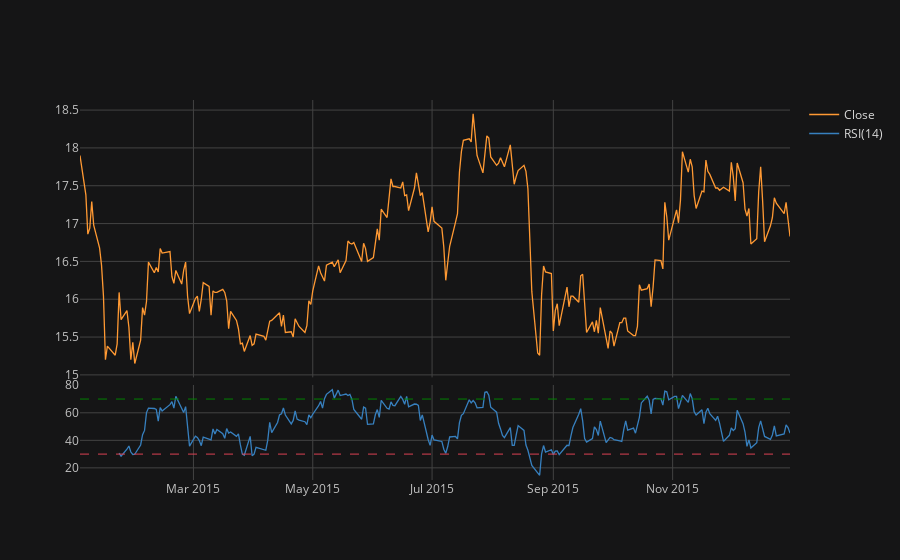

The cell this chart's notebook holds for it:
### Code cell
bac_15['Close'].ta_plot(study='rsi',periods=14,theme = 'solar')

### Figure 1 — Plotly figure (JSON) as saved in the notebook; plotly's stock layout.template omitted (floating-point values rounded to 4 significant figures; data arrays with more than 128 entries replaced by an {"elided": "..."} marker saying what was removed)
{"data": [{"line": {"color": "rgba(255, 153, 51, 1.0)", "dash": "solid", "shape": "linear", "width": 1.3}, "mode": "lines", "name": "Close", "text": "", "type": "scatter", "x": {"elided": "252 str values"}, "xaxis": "x", "y": {"elided": "252 float values"}, "yaxis": "y"}, {"line": {"color": "rgba(55, 128, 191, 1.0)", "dash": "solid", "shape": "linear", "width": 1.3}, "mode": "lines", "name": "RSI(14)", "text": "", "type": "scatter", "x": {"elided": "252 str values"}, "xaxis": "x2", "y": {"elided": "252 mixed values"}, "yaxis": "y2"}], "layout": {"legend": {"bgcolor": "#151516", "font": {"color": "#D9D9D9"}}, "paper_bgcolor": "#151516", "plot_bgcolor": "#151516", "shapes": [{"line": {"color": "#008000", "dash": "dash", "width": 1}, "type": "line", "x0": 0, "x1": 1, "xref": "paper", "y0": 70, "y1": 70, "yref": "y2"}, {"line": {"color": "#db4052", "dash": "dash", "width": 1}, "type": "line", "x0": 0, "x1": 1, "xref": "paper", "y0": 30, "y1": 30, "yref": "y2"}], "title": {"font": {"color": "#D9D9D9"}}, "xaxis": {"anchor": "y", "domain": [0, 1], "gridcolor": "#434343", "matches": "x2", "showgrid": true, "showticklabels": false, "tickfont": {"color": "#C2C2C2"}, "title": {"font": {"color": "#D9D9D9"}, "text": ""}, "zerolinecolor": "#666570"}, "xaxis2": {"anchor": "y2", "domain": [0, 1], "gridcolor": "#434343", "showgrid": true, "tickfont": {"color": "#C2C2C2"}, "title": {"font": {"color": "#D9D9D9"}, "text": ""}, "zerolinecolor": "#666570"}, "yaxis": {"anchor": "x", "domain": [0.27, 1], "gridcolor": "#434343", "showgrid": true, "tickfont": {"color": "#C2C2C2"}, "title": {"font": {"color": "#D9D9D9"}, "text": ""}, "zerolinecolor": "#666570"}, "yaxis2": {"anchor": "x2", "domain": [0, 0.25], "gridcolor": "#434343", "showgrid": true, "tickfont": {"color": "#C2C2C2"}, "title": {"font": {"color": "#D9D9D9"}, "text": ""}, "zerolinecolor": "#666570"}}}
